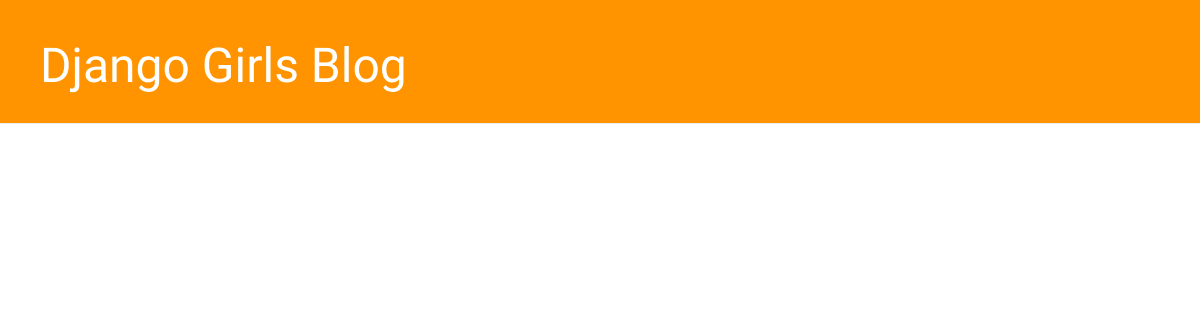
The app's page /, older data.
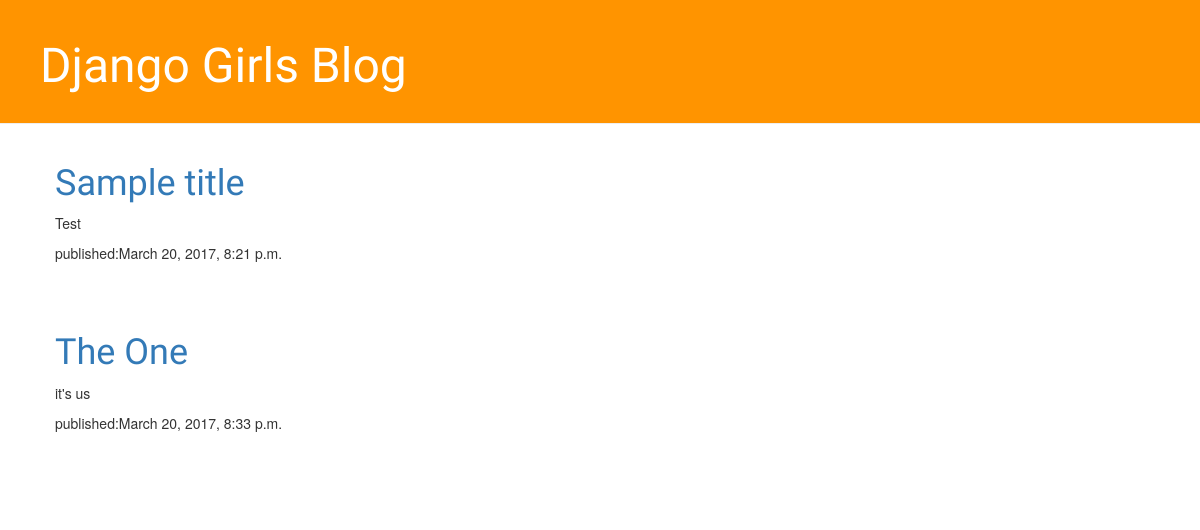
The same page, newer data.
### blog/views.py (the view)
def post_list(request):
    posts = Post.objects.filter(published_date__lte=timezone.now()).order_by('published_date')
    return render(request, 'blog/post_list.html',{'posts':posts}) #'posts' is the name posts is the queryset

### templates/blog/post_list.html (shortened to what this page needs)
{%	extends	'blog/base.html'	%}
{% load staticfiles %}
				{% block content%} {% for post in posts %}
				<div class="post">
					<h1><a	href="{% url 'post_detail' pk=post.pk %}">{{ post.title }}</a></h1>
					<p>{{ post.text|linebreaksbr}}</p>
					<p>published:{{ post.published_date }}</p>
				</div>
				{% endfor %} {% endblock %}

Row changes from the older to the newer data that the page shows:
added Post: title "Sample title", text "Test", published_date "March 20, 2017, 8:21 p.m."
added Post: title "The One", text "it's us", published_date "March 20, 2017, 8:33 p.m."
